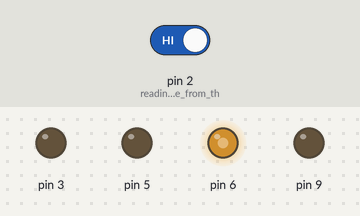
A sketch run on a simulated Arduino Uno, built with avr-gcc and run on an emulated ATmega328P. Parts: output pins drawn as LEDs (lit = HIGH). Inputs (shaded band) come from the test bench; at power-on: pin 2 (reading_the_value_from_th) HIGH.

Above: at 1.2 s.
1.3 s: pin 2 (reading_the_value_from_th) driven LOW
At 2.5 s:
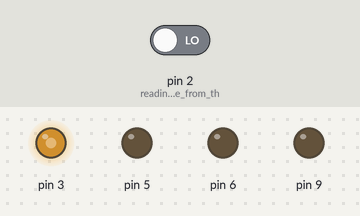
Timing chart, 0 to 4.3 s (numbered marks = the images above; inputs shaded):
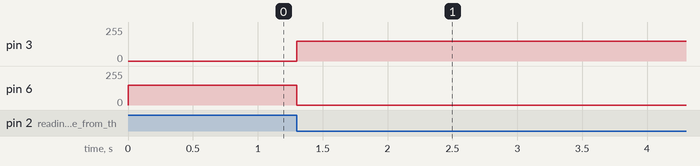

The sketch:

line_follower.ino
```cpp
/*LINE FOLLOWER USING PWM*/
int a=0;
void setup()
{
  // these four pins is for motor control:
  pinMode(3,OUTPUT);   //3,5,6,9,10,11 pins are pwm pins in arduino uno
  pinMode(5,OUTPUT);
  pinMode(6,OUTPUT);
  pinMode(9,OUTPUT);
  pinMode(2,INPUT); // reading the value from the IR sensor
}

void loop()
{
  // put your main code here, to run repeatedly:
  /*if(digitalRead(2))*/  // it is same like if( a == 1 )
  a = digitalRead(2);
  if( a == 0 )
  {
    analogWrite(3,150);
    analogWrite(5,0);
    analogWrite(6,0);
    analogWrite(9,0);
  }
  else
  {
    analogWrite(3,0);
    analogWrite(5,0);
    analogWrite(6,150);
    analogWrite(9,0);
  }
}
```

Measured:
- after the input at 1.3 s, pin 3: 0/255 → 150/255 at once; pin 6: 150/255 → 0/255 at once
